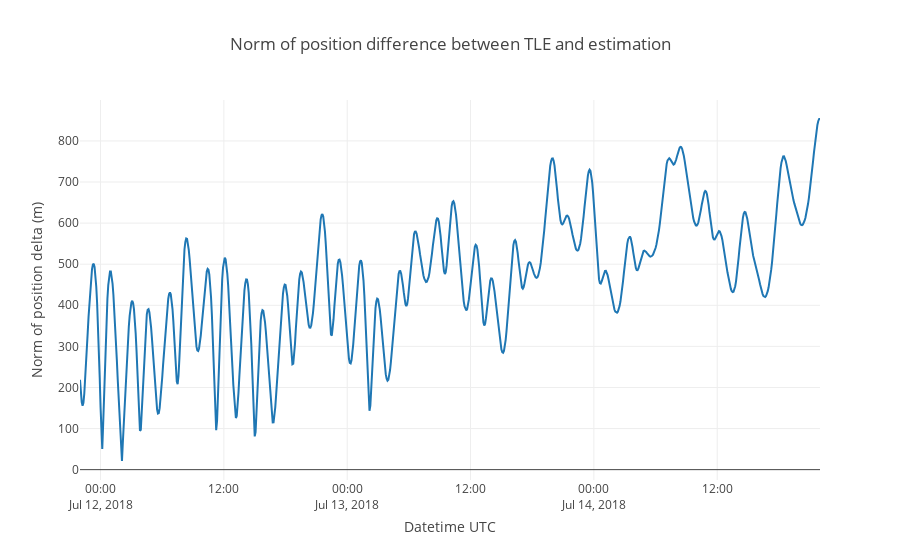

Write notebook code for a chart like this one.
### Markdown cell above
## Comparison with TLE
Plotting the position difference between the initial TLE and the estimated orbit.

### Code cell
# Computing norm of position difference
import numpy as np
deltaPos_norm = pd.Series(data=np.linalg.norm(
    PV_tle_eci_df[['x','y','z']] - PV_eci_df[['x','y','z']], 
    axis=1),
                         index=PV_tle_eci_df.index)

import plotly.graph_objs as go

trace = go.Scatter(
    x = deltaPos_norm.index,
    y = deltaPos_norm,
    mode='lines'
)

data = [trace]

layout = go.Layout(
    title = 'Norm of position difference between TLE and estimation',
    xaxis = dict(
        title = 'Datetime UTC'
    ),
    yaxis = dict(
        title = 'Norm of position delta (m)'
    )
)

fig = dict(data=data, layout=layout)

py.iplot(fig)

### Figure 1 — Plotly figure (JSON) as saved in the notebook; plotly's stock layout.template omitted (floating-point values rounded to 4 significant figures; data arrays with more than 128 entries replaced by an {"elided": "..."} marker saying what was removed)
{"data": [{"mode": "lines", "type": "scatter", "uid": "f1706c05-afe0-4f68-a770-f4674a42d811", "x": {"elided": "865 str values"}, "y": {"elided": "865 float values"}}], "layout": {"autosize": true, "title": {"text": "Norm of position difference between TLE and estimation"}, "xaxis": {"autorange": true, "range": ["2018-07-11 22:00", "2018-07-14 22:00"], "title": {"text": "Datetime UTC"}, "type": "date"}, "yaxis": {"autorange": true, "range": [-25.19, 899.6], "title": {"text": "Norm of position delta (m)"}, "type": "linear"}}}
